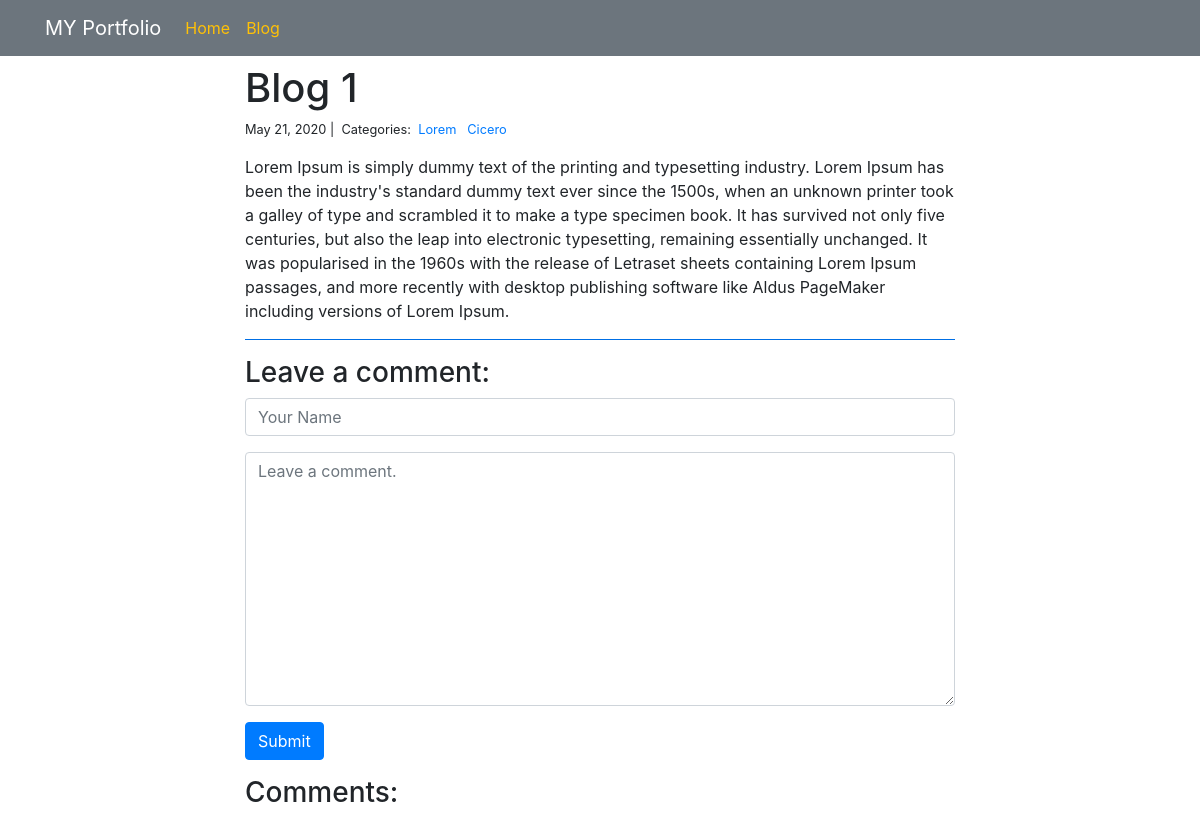
The page /blog/1 on the database its author committed.
### blog/models.py (models this page shows)
class Post(models.Model):
    title = models.CharField(max_length=255)
    body = models.TextField()
    created_on = models.DateTimeField(auto_now_add=True)
    last_modified = models.DateTimeField(auto_now=True)
    categories = models.ManyToManyField('Category', related_name='posts')

class Category(models.Model):
    name = models.CharField(max_length=20)

### blog/views.py (the view, shortened to what this page needs)
# urls.py: path('<int:pk>', views.blog_detail, name='blog_detail'),
def blog_detail(request, pk):
    post = Post.objects.get(pk=pk)
    form = CommentForm()
    comments = Comment.objects.filter(post=post)
    context = {
        "post": post,
        "comments": comments,
        "form": form,
    }
    return render(request, "blog_detail.html", context)

### blog/forms.py
class CommentForm(forms.Form):
    author = forms.CharField(max_length=60, widget=forms.TextInput(attrs={
        'class':'form-control',
        'placeholder': 'Your Name',
    })
    )
    body = forms.CharField(widget=forms.Textarea(attrs={
        'class':'form-control',
        'placeholder': 'Leave a comment.'
    })
    )

### blog/templates/blog_detail.html (shortened to what this page needs)
{% extends "base.html" %}
{% block page_content %}
<div class="col-md-8 offset-md-2">
    <h1 class="mt-2">{{ post.title }}</h1>
    <small>
        {{ post.created_on.date }} |&nbsp;
        Categories:&nbsp;
        {% for category in post.categories.all %}
        <a href="{% url 'blog_category' category.name %}">
            {{ category.name }}
        </a>&nbsp;
        {% endfor %}
    </small>
    <p>{{ post.body | linebreaks }}</p>
    <hr class="bg-primary">
    <h3>Leave a comment:</h3>
    <form action="/blog/{{ post.pk }}/" method="post">
        <div class="form-group">
            {{ form.author }}
        </div>
        <div class="form-group">
            {{ form.body }}
        </div>
        <button type="submit" class="btn btn-primary">Submit</button>
    </form>
    <h3>Comments:</h3>
</div>
{% endblock %}

### rows shown on the page
Post: title "Blog 1", created_on "May 21, 2020", body "Lorem Ipsum is simply dummy text of the printing and typesetting industry. Lorem Ipsum has been the industry's standard dummy text ever since the 1500s, when an unknown printer took a galley of type and scrambled it to make a type specimen book. It has survived not only five centuries, but also the leap into electronic typesetting, remaining essentially unchanged. It was popularised in the 1960s with the release of Letraset sheets containing Lorem Ipsum passages, and more recently with desktop publishing software like Aldus PageMaker including versions of Lorem Ipsum."
Category: name "Lorem"
Category: name "Cicero"
